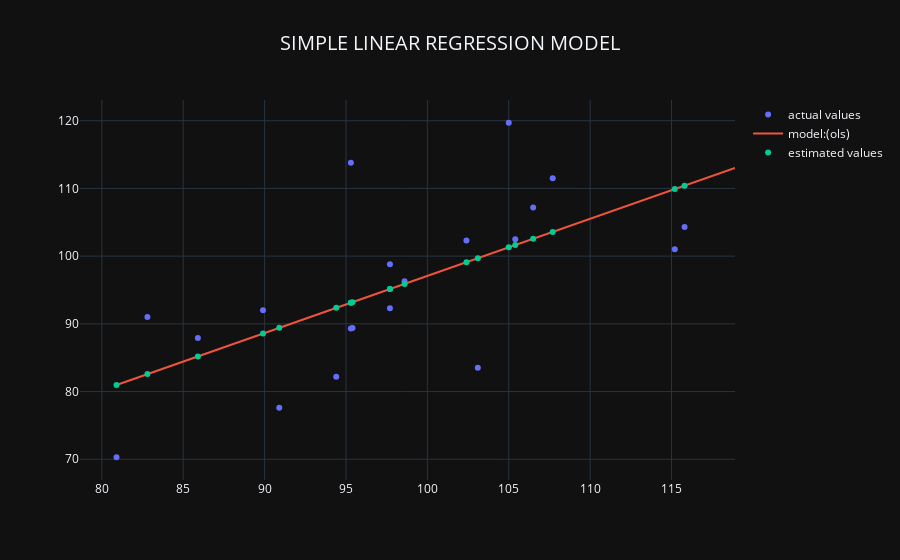

Write notebook code for a chart like this one.
### Markdown cell above
` visualizing the actuals and estimated values using ploty`

### Code cell
## creating a visualization  
fig = go.Figure()
## adding traces   
fig.add_trace( 
    go.Scatter( 
        x = df.Independent, 
        y= df.Dependent, 
        mode='markers', 
        name='actual values'
    )
)
## creating xvals  
xvals = np.arange(df.Independent.min(),df.Dependent.max(),1)
fig.add_trace( 
    go.Scatter( 
        x = xvals, 
        y = beta0 + beta1*xvals, 
        mode='lines', 
        name='model:(ols)'

    )
)
fig.add_trace( 
   go.Scatter( 
       x = df.Independent, 
       y = df.fittedvalues, 
       mode='markers', 
       name='estimated values'
   )  
)
fig.update_layout(title = 'SIMPLE LINEAR REGRESSION MODEL' ,
                  title_font=dict(size=20),
                  title_x=0.5,  
                   title_xanchor='center' 
                  
                  )

### Figure 1 — Plotly figure (JSON) as saved in the notebook; plotly's stock layout.template omitted (floating-point values rounded to 4 significant figures)
{"data": [{"mode": "markers", "name": "actual values", "type": "scatter", "x": [105, 98.6, 106.5, 115.2, 97.7, 97.7, 115.8, 107.7, 95.3, 105.4, 95.4, 95.3, 102.4, 80.9, 82.8, 94.4, 89.9, 103.1, 90.9, 85.9], "y": [119.7, 96.3, 107.2, 101, 92.3, 98.8, 104.3, 111.5, 89.3, 102.5, 89.4, 113.8, 102.3, 70.3, 91, 82.2, 92, 83.5, 77.6, 87.9]}, {"mode": "lines", "name": "model:(ols)", "type": "scatter", "x": [80.9, 81.9, 82.9, 83.9, 84.9, 85.9, 86.9, 87.9, 88.9, 89.9, 90.9, 91.9, 92.9, 93.9, 94.9, 95.9, 96.9, 97.9, 98.9, 99.9, 100.9, 101.9, 102.9, 103.9, 104.9, 105.9, 106.9, 107.9, 108.9, 109.9, 110.9, 111.9, 112.9, 113.9, 114.9, 115.9, 116.9, 117.9, 118.9], "y": [80.98, 81.82, 82.66, 83.51, 84.35, 85.19, 86.04, 86.88, 87.72, 88.57, 89.41, 90.25, 91.1, 91.94, 92.78, 93.63, 94.47, 95.31, 96.16, 97.0, 97.84, 98.68, 99.53, 100.4, 101.2, 102.1, 102.9, 103.7, 104.6, 105.4, 106.3, 107.1, 108.0, 108.8, 109.6, 110.5, 111.3, 112.2, 113.0]}, {"mode": "markers", "name": "estimated values", "type": "scatter", "x": [105, 98.6, 106.5, 115.2, 97.7, 97.7, 115.8, 107.7, 95.3, 105.4, 95.4, 95.3, 102.4, 80.9, 82.8, 94.4, 89.9, 103.1, 90.9, 85.9], "y": [101.3, 95.9, 102.6, 109.9, 95.14, 95.14, 110.4, 103.6, 93.12, 101.6, 93.2, 93.12, 99.11, 80.98, 82.58, 92.36, 88.57, 99.7, 89.41, 85.19]}], "layout": {"title": {"font": {"size": 20}, "text": "SIMPLE LINEAR REGRESSION MODEL", "x": 0.5, "xanchor": "center"}}}
